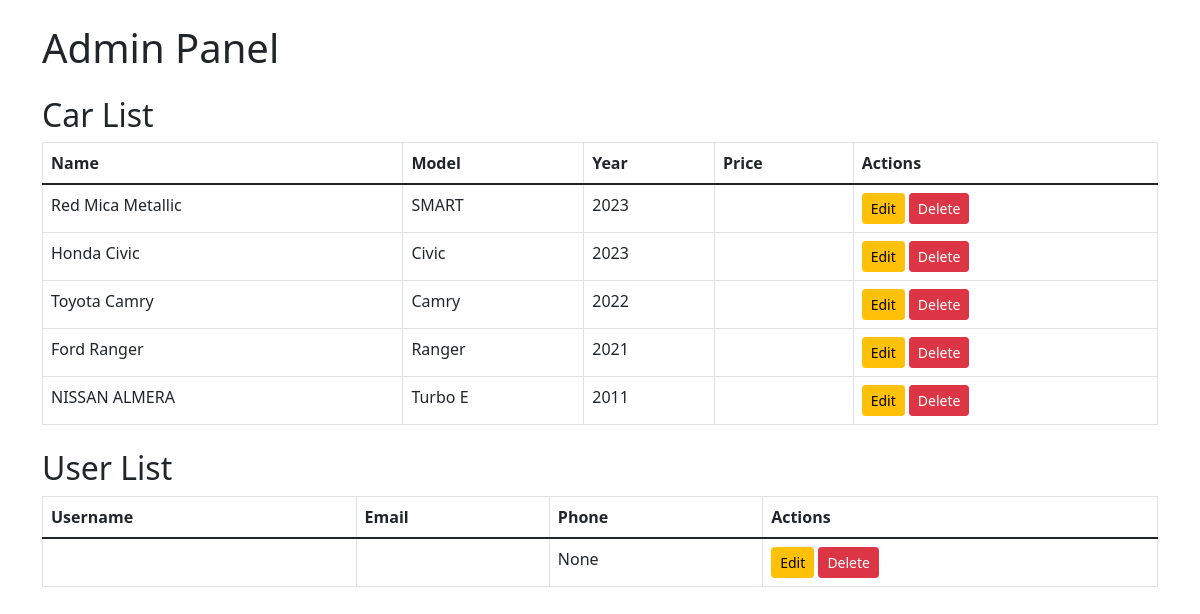
The page /dashboard/ (signed in) on the database its author committed.
### myapp/models.py (models this page shows, shortened)
class Car(models.Model):
    name = models.CharField(max_length=255, verbose_name="ชื่อรถ")
    brand = models.CharField(max_length=100, verbose_name="ยี่ห้อ")
    model = models.CharField(max_length=255, verbose_name="รุ่น")
    year = models.PositiveIntegerField(verbose_name="ปีที่ผลิต")
    type = models.CharField(
        max_length=50,
        choices=[
            ('Sedan', 'Sedan'),
            ('SUV', 'SUV'),
            ('Truck', 'Truck'),
            ('Van', 'Van'),
        ],
        verbose_name="ประเภทรถ"
    )
    seats = models.PositiveIntegerField(default=5, verbose_name="จำนวนที่นั่ง")
    doors = models.PositiveIntegerField(default=4, verbose_name="จำนวนประตู")
    price_per_day = models.DecimalField(max_digits=10, decimal_places=2, verbose_name="ราคา/วัน")
    discount = models.DecimalField(max_digits=5, decimal_places=2, default=0.00, verbose_name="ส่วนลด (%)")
    image = models.ImageField(upload_to='cars/', blank=True, null=True, verbose_name="รูปภาพ")
    description = models.TextField(default="ไม่มีข้อมูล", verbose_name="รายละเอียด")
    available = models.BooleanField(default=True, verbose_name="พร้อมให้เช่า")
    class Meta:
        verbose_name = "รถยนต์"
        verbose_name_plural = "รถยนต์ทั้งหมด"
        ordering = ['-year']

class UserProfile(models.Model):
    user = models.OneToOneField(User, on_delete=models.CASCADE, verbose_name="ผู้ใช้")
    phone = models.CharField(max_length=15, blank=True, null=True, verbose_name="เบอร์โทรศัพท์")
    address = models.TextField(blank=True, null=True, verbose_name="ที่อยู่")
    profile_picture = models.ImageField(upload_to='profile_pics/', blank=True, null=True, verbose_name="รูปโปรไฟล์")
    is_admin = models.BooleanField(default=False, verbose_name="เป็นแอดมิน")
    class Meta:
        verbose_name = "โปรไฟล์ผู้ใช้"
        verbose_name_plural = "โปรไฟล์ผู้ใช้ทั้งหมด"

### myapp/views.py (the view)
# urls.py: path('dashboard/', views.admin_panel, name='custom_admin_panel'),
@login_required
def admin_panel(request):
    if not is_admin(request.user):
        messages.error(request, "❌ คุณไม่มีสิทธิ์เข้าถึงหน้านี้!")
        return redirect('home')
    cars = Car.objects.all()
    users = UserProfile.objects.all()
    return render(request, 'myapp/admin_panel.html', {'cars': cars, 'users': users})

### myapp/context_processors.py (called while the page is built)
def google_maps_api_key(request):
    return {
        "google_maps_api_key": settings.GOOGLE_MAPS_API_KEY
    }

### myapp/views.py (called while the page is built)
def is_admin(user):
    return user.is_staff  # Django ใช้ `is_staff` สำหรับแอดมิน

### myapp/templates/myapp/admin_panel.html (shortened to what this page needs)
<!DOCTYPE html>
<html lang="en">
<head>
    <link href="https://cdn.jsdelivr.net/npm/bootstrap@5.1.3/dist/css/bootstrap.min.css" rel="stylesheet">
</head>
<body>
    <div class="container">
        <h1 class="mt-4">Admin Panel</h1>
        <h2 class="mt-4">Car List</h2>
        <table class="table table-bordered">
            <thead>
                <tr>
                    <th>Name</th>
                    <th>Model</th>
                    <th>Year</th>
                    <th>Price</th>
                    <th>Actions</th>
                </tr>
            </thead>
            <tbody>
                {% for car in cars %}
                <tr>
                    <td>{{ car.name }}</td>
                    <td>{{ car.model }}</td>
                    <td>{{ car.year }}</td>
                    <td>{{ car.price }}</td>
                    <td>
                        <a href="{% url 'edit_car' car.id %}" class="btn btn-warning btn-sm">Edit</a>
                        <a href="{% url 'delete_car' car.id %}" class="btn btn-danger btn-sm">Delete</a>
                    </td>
                </tr>
                {% endfor %}
            </tbody>
        </table>
        <h2 class="mt-4">User List</h2>
        <table class="table table-bordered">
            <thead>
                <tr>
                    <th>Username</th>
                    <th>Email</th>
                    <th>Phone</th>
                    <th>Actions</th>
                </tr>
            </thead>
            <tbody>
                {% for user in users %}
                <tr>
                    <td>{{ user.username }}</td>
                    <td>{{ user.email }}</td>
                    <td>{{ user.phone }}</td>
                    <td>
                        <a href="{% url 'edit_user' user.id %}" class="btn btn-warning btn-sm">Edit</a>
                        <a href="{% url 'delete_user' user.id %}" class="btn btn-danger btn-sm">Delete</a>
                    </td>
                </tr>
                {% endfor %}
            </tbody>
        </table>
    </div>
</body>
</html>

### rows shown on the page
Car: name "Red Mica Metallic", model "SMART", year "2023"
Car: name "Honda Civic", model "Civic", year "2023"
Car: name "Toyota Camry", model "Camry", year "2022"
Car: name "Ford Ranger", model "Ranger", year "2021"
Car: name "NISSAN ALMERA", model "Turbo E", year "2011"
UserProfile: phone "None"
